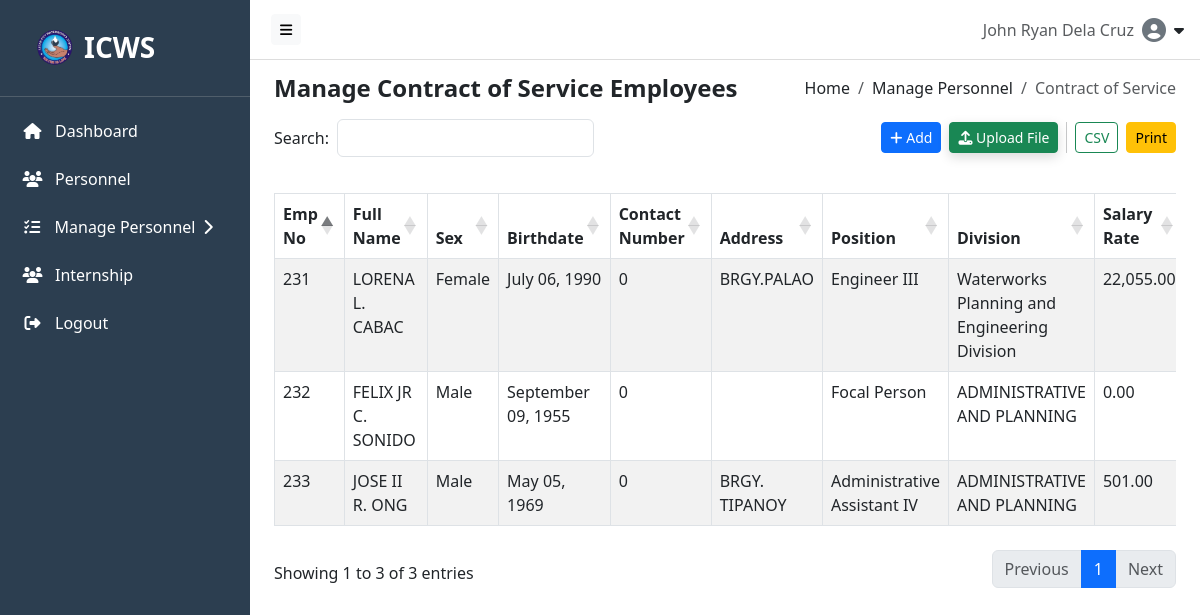
Page /src/components/manage_cos.php (signed in) on the earlier database version.
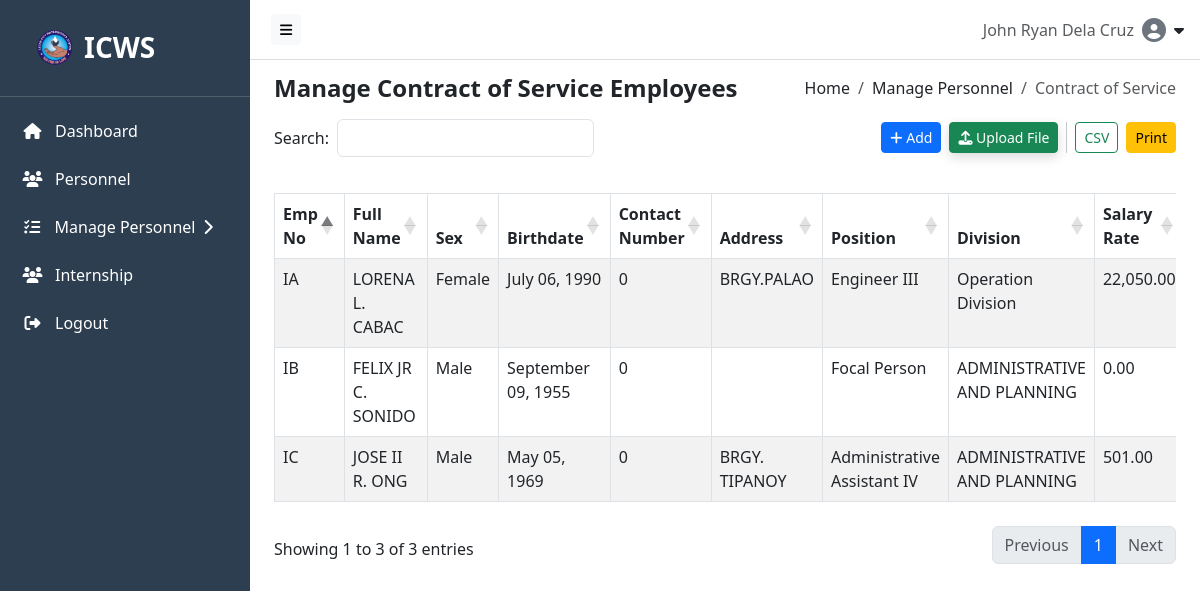
Same page on the later database version.
### tables this page shows
CREATE TABLE `contract_service` (
  `contractservice_id` int(5) NOT NULL,
  `personnel_id` int(5) DEFAULT NULL,
  `salaryRate` int(5) DEFAULT NULL,
  `createdAt` timestamp NOT NULL DEFAULT current_timestamp() ON UPDATE current_timestamp(),
  `updatedAt` timestamp NOT NULL DEFAULT current_timestamp() ON UPDATE current_timestamp()
);

CREATE TABLE `personnel` (
  `personnel_id` int(5) NOT NULL,
  `Emp_No` varchar(100) NOT NULL,
  `emp_type` enum('Regular','Job Order','Contract') NOT NULL,
  `emp_status` enum('Active','Inactive') NOT NULL,
  `full_name` varchar(255) DEFAULT NULL,
  `position` varchar(255) DEFAULT NULL,
  `unit` varchar(100) NOT NULL,
  `section` varchar(100) NOT NULL,
  `team` varchar(255) NOT NULL,
  `operator` varchar(255) NOT NULL,
  `division` varchar(255) DEFAULT NULL,
  `contact_number` bigint(11) DEFAULT NULL,
  `sex` enum('Male','Female') DEFAULT NULL,
  `birthdate` date DEFAULT NULL,
  `address` varchar(255) DEFAULT NULL,
  `profile_picture` varchar(255) NOT NULL,
  `createdAt` timestamp NOT NULL DEFAULT current_timestamp() ON UPDATE current_timestamp(),
  `updatedAt` timestamp NOT NULL DEFAULT current_timestamp() ON UPDATE current_timestamp()
);

### src/components/manage_cos.php (the view, shortened to what this page needs)
<?php
include_once __DIR__ . '/../../backend/db.php';
$contract = [];
$result = $conn->query("
  SELECT
    p.Emp_No,
    p.full_name,
    p.sex,
    p.birthdate,
    p.contact_number,
    p.address,
    p.position,
    p.division,
    cs.salaryRate
  FROM contract_service cs
  JOIN personnel p ON cs.personnel_id = p.personnel_id
  WHERE p.emp_type = 'Contract' AND p.emp_status = 'Active'
  ORDER BY p.personnel_id ASC, p.full_name ASC
  LIMIT 50
");
if ($result && $result->num_rows > 0) {
    while ($row = $result->fetch_assoc()) {
        $contract[] = $row;
    }
}
?>
<!DOCTYPE html>
<html lang="en">
<head>
  <link rel="stylesheet" href="https://cdn.jsdelivr.net/npm/bootstrap@5.3.0/dist/css/bootstrap.min.css">
  <link rel="stylesheet" href="https://cdnjs.cloudflare.com/ajax/libs/font-awesome/6.4.0/css/all.min.css">
  <link rel="stylesheet" href="https://cdn.datatables.net/1.13.6/css/dataTables.bootstrap5.min.css">
  <link rel="stylesheet" href="https://cdn.datatables.net/buttons/2.4.1/css/buttons.bootstrap5.min.css">
</head>
<body>
<?php include __DIR__ . '/../hero/navbar.php'; ?>
<?php include __DIR__ . '/../hero/sidebar.php'; ?>
<div class="content" id="content">
  <div class="d-flex justify-content-between align-items-center flex-wrap mb-3">
    <h4 class="mb-0 fw-bold">Manage Contract of Service Employees</h4>
    <nav aria-label="breadcrumb">
      <ol class="breadcrumb mb-0">
        <li class="breadcrumb-item"><a class="breadcrumb-link" href="http://localhost/ICWS-Personnel-Profiling/src/hero/home.php">Home</a></li>
        <li class="breadcrumb-item"><a class="breadcrumb-link" href="http://localhost/ICWS-Personnel-Profiling/src/components/personnel_record.php">Manage Personnel</a></li>
        <li class="breadcrumb-item active" aria-current="page">Contract of Service</li>
      </ol>
    </nav>
  </div>
  <div class="search-buttons-container row align-items-center mb-4">
    <div class="col-md-6 d-flex align-items-center gap-2">
      <label for="searchInput" class="form-label mb-0">Search:</label>
      <div id="customSearchContainer">
        <input type="text" id="searchInput" class="form-control" placeholder=" ">
      </div>
    </div>
    <div class="col-md-6 text-end">
      <div class="d-flex flex-wrap justify-content-end align-items-center gap-2">
        <button class="btn btn-primary btn-sm" onclick="window.location.href='http://localhost/ICWS-Personnel-Profiling/src/components/add_cos.php'"><i class="fas fa-plus"></i> Add</button>
        <button class="btn btn-success btn-sm shadow-custom text-white" data-bs-toggle="modal" data-bs-target="#uploadModal">
          <i class="fas fa-upload"></i> Upload File
        </button>
        <button class="btn btn-outline-success export-btn btn-sm" data-type="csv">CSV</button>
        <button class="btn btn-warning btn-sm" onclick="window.location.href='http://localhost/ICWS-Personnel-Profiling/src/components/print.php'">Print</button>
      </div>
    </div>
  </div>
  <div class="table-container">
    <table class="table table-striped table-bordered" id="personnelTable">
      <thead>
        <tr>
          <th>Emp No</th>
          <th>Full Name</th>
          <th>Sex</th>
          <th>Birthdate</th>
          <th>Contact Number</th>
          <th>Address</th>
          <th>Position</th>
          <th>Division</th>
          <th>Salary Rate</th>
        </tr>
      </thead>
      <tbody>
        <?php foreach ($contract as $index => $cos): ?>
          <tr>
            <td><?= htmlspecialchars($cos['Emp_No']) ?></td>
            <td><?= htmlspecialchars($cos['full_name']) ?></td>
            <td><?= htmlspecialchars($cos['sex']) ?></td>
            <td>
            <?= !empty($cos['birthdate'])
                ? date('F d, Y', strtotime($cos['birthdate']))
                : 'N/A';
            ?>
          </td>
            <td><?= htmlspecialchars($cos['contact_number']) ?></td>
            <td><?= htmlspecialchars($cos['address']) ?></td>
            <td><?= htmlspecialchars($cos['position']) ?></td>
            <td><?= htmlspecialchars($cos['division']) ?></td>
            <td><?= htmlspecialchars(number_format($cos['salaryRate'], 2)) ?></td>
          </tr>
        <?php endforeach; ?>
      </tbody>
    </table>
  </div>
</div>
</body>
</html>

### src/hero/navbar.php (shortened to what this page needs)
<?php
$fullName = $_SESSION['fullName'] ?? 'Guest';
?>
<!DOCTYPE html>
<html lang="en">
<head>
    <link rel="stylesheet" href="https://cdn.jsdelivr.net/npm/bootstrap@5.3.0/dist/css/bootstrap.min.css">
    <link rel="stylesheet" href="https://cdnjs.cloudflare.com/ajax/libs/font-awesome/6.4.0/css/all.min.css">
</head>
<body>
<div id="navbar" class="navbar-custom">
    <div class="title">
        <button class="btn btn-sm btn-light" id="toggleSidebar" style="margin-left: 5px;">
            <i class="fas fa-bars"></i>
        </button>
    </div>
    <div class="navbar-actions">
        <div class="admin-info dropdown">
            <span class="text-muted">
                <?php echo htmlspecialchars($fullName); ?>
            </span>
            <i class="fas fa-user-circle fs-4 text-secondary"></i>
            <i class="fas fa-caret-down" type="button" id="dropdownMenuButton" data-bs-toggle="dropdown" aria-expanded="false"></i>
        </div>
    </div>
</div>
</body>
</html>

### src/hero/sidebar.php (shortened to what this page needs)
<div id="sidebar" class="sidebar">
    <div class="d-flex align-items-center justify-content-start mb-3 ps-3 pt-3">
        <a href="http://localhost/ICWS-Personnel-Profiling/src/hero/home.php" class="text-decoration-none text-white">
            <img src="../../assets/logo.png" alt="ICWS Logo" width="40" height="40" class="me-2">
            <h3 class="m-0 fw-bold">ICWS</h3>
        </a>
    </div>
    <hr class="sidebar-divider">
    <a href="http://localhost/ICWS-Personnel-Profiling/src/hero/home.php" class="<?php echo ($_SERVER['REQUEST_URI'] == 'hero.php') ? 'active' : ''; ?>">
        <i class="fas fa-home"></i> Dashboard
    </a>
    </a><a href="http://localhost/ICWS-Personnel-Profiling/src/components/personnel_record.php" class="<?php echo ($_SERVER['REQUEST_URI'] == '/src/components/personnel_record.php') ? 'active' : ''; ?>">
        <i class="fas fa-users"></i> Personnel
    </a>
    <a href="http://localhost/ICWS-Personnel-Profiling/src/components/manage_regEmp.php" id="manageToggle" class="manage-toggle">
        <i class="fas fa-chevron-right" id="chevron"></i>
        <i class="fas fa-tasks"></i> Manage Personnel
    </a>
    </a><a href="http://localhost/ICWS-Personnel-Profiling/src/components/manage_intern.php" class="<?php echo ($_SERVER['REQUEST_URI'] == '/src/components/manage_intern.php') ? 'active' : ''; ?>">
        <i class="fas fa-users"></i> Internship
    </a>
    <a href="http://localhost/ICWS-Personnel-Profiling/backend/logout.php"><i class="fas fa-sign-out-alt"></i> Logout</a>
</div>

### src/components/manage_cos.php (style rules this page uses)
body { font-family: Arial; }
.content { padding: 30px; }
.table-container { margin-top: 30px; }
.breadcrumb-link { color: inherit; text-decoration: none; transition: color 0.2s ease; }
.search-buttons-container { margin-top: 25px; }
.shadow-custom { box-shadow: 0 4px 12px rgba(0, 0, 0, 0.15); }

### src/hero/navbar.php (style rules this page uses)
.navbar-custom { position: fixed; top: 0; left: 250px; width: calc(100% - 250px); height: 60px; background: #fff; border-bottom: 1px solid #ddd; display: flex; align-items: center; justify-content: space-between; padding: 0 1rem; z-index: 1000; transition: left 0.3s ease, width 0.3s ease; }
.admin-info { display: flex; align-items: center; gap: .5rem; }
.sidebar { position: fixed; top: 0; left: 0; width: 250px; height: 100vh; background: #2C3E50; transition: transform 0.3s ease; z-index: 999; }
#content { margin-left: 250px; transition: margin-left 0.3s ease; padding: 1.5rem; margin-top: 50px }

### src/hero/sidebar.php (style rules this page uses)
.sidebar { position: fixed; top: 0; left: 0; width: 250px; height: 100vh; background: #2C3E50; color: white; z-index: 999; transition: transform 0.3s ease; }
.sidebar a { display: flex; align-items: center; color: white; padding: 12px 20px; text-decoration: none; font-size: 16px; font-weight: 500; transition: background 0.3s; }
.sidebar a i { width: 25px; text-align: center; margin-right: 10px; }
.sidebar .sidebar-divider { border-top: 1px solid #bbb; margin: 10px 0; }
.manage-toggle { display: flex; padding: 12px 15px; text-decoration: none; color: white; white-space: nowrap; width: 100%; }
.manage-toggle i { width: 20px; text-align: center; }
.manage-toggle i:first-child { transition: transform 0.3s ease; margin-right: 10px; }
#chevron { order: 1; }

Differences in the rows shown:
removed contract_service: personnel.Emp_No "231", personnel.full_name "LORENA L. CABAC", personnel.sex "Female", personnel.birthdate "July 06, 1990", personnel.contact_number "0", personnel.address "BRGY.PALAO", personnel.position "Engineer III", personnel.division "Waterworks Planning and Engineering Division", salaryRate "22,055.00"
removed contract_service: personnel.Emp_No "232", personnel.full_name "FELIX JR C. SONIDO", personnel.sex "Male", personnel.birthdate "September 09, 1955", personnel.contact_number "0", personnel.position "Focal Person", personnel.division "ADMINISTRATIVE AND PLANNING", salaryRate "0.00"
removed contract_service: personnel.Emp_No "233", personnel.full_name "JOSE II R. ONG", personnel.sex "Male", personnel.birthdate "May 05, 1969", personnel.contact_number "0", personnel.address "BRGY. TIPANOY", personnel.position "Administrative Assistant IV", personnel.division "ADMINISTRATIVE AND PLANNING", salaryRate "501.00"
added contract_service: personnel.Emp_No "IA", personnel.full_name "LORENA L. CABAC", personnel.sex "Female", personnel.birthdate "July 06, 1990", personnel.contact_number "0", personnel.address "BRGY.PALAO", personnel.position "Engineer III", personnel.division "Operation Division", salaryRate "22,050.00"
added contract_service: personnel.Emp_No "IB", personnel.full_name "FELIX JR C. SONIDO", personnel.sex "Male", personnel.birthdate "September 09, 1955", personnel.contact_number "0", personnel.position "Focal Person", personnel.division "ADMINISTRATIVE AND PLANNING", salaryRate "0.00"
added contract_service: personnel.Emp_No "IC", personnel.full_name "JOSE II R. ONG", personnel.sex "Male", personnel.birthdate "May 05, 1969", personnel.contact_number "0", personnel.address "BRGY. TIPANOY", personnel.position "Administrative Assistant IV", personnel.division "ADMINISTRATIVE AND PLANNING", salaryRate "501.00"
